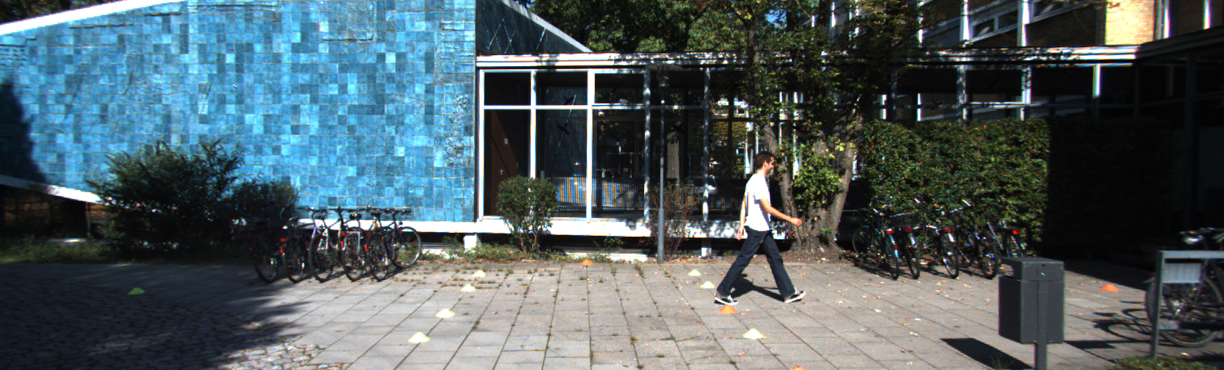
#> input picture tp2/dados/frontal_kitti.png, 1224 x 370 px
$ python ex2a.py   (older library calls are emulated)
#> lines starting #> are read from the running program, lines starting #| are printed output that depends on the picture; after the words box and inside, x2 and y2 are one past the last pixel; in counts of white or black regions, pixels touching at a corner belong together
### tp2/utils.py
from pathlib import Path
import cv2
import numpy as np


BASE_DIR = Path(__file__).resolve().parent
DADOS_DIR = BASE_DIR / "dados"


# Carrega imagem da pasta dados/ validando a existencia do arquivo
def carregar_imagem(nome, cinza=False):
    caminho = DADOS_DIR / nome
    flag = cv2.IMREAD_GRAYSCALE if cinza else cv2.IMREAD_COLOR
    imagem = cv2.imread(str(caminho), flag)
    if imagem is None:
        raise FileNotFoundError(f"Imagem nao encontrada: {caminho}")
    return imagem


# Mapeia magnitudes float64 de gradientes/filtros para a faixa [0, 255] uint8
def normalizar_uint8(matriz):
    arr = np.asarray(matriz, dtype=np.float64)
    max_val = float(np.max(np.abs(arr)))
    if max_val <= 1e-12:
        return np.zeros(arr.shape, dtype=np.uint8)
    return np.uint8(np.clip((np.abs(arr) / max_val) * 255.0, 0, 255))


# Monta e salva um grid comparativo com legendas sobrepostas sem depender de GUI
# [29 lines left out: function criar_painel_opencv, not called in this run]

### tp2/ex2a.py
import argparse
import csv
import time
import cv2
import matplotlib
import numpy as np
from utils import BASE_DIR, carregar_imagem, normalizar_uint8


# Aplica faixa diagonal com atenuacao de 62% na luminancia simulando sombra projetada
def gerar_cenario_sombra(img_bgr):
    arr = img_bgr.astype(np.float32).copy()
    h, w = img_bgr.shape[:2]
    mascara = np.zeros((h, w), dtype=np.uint8)
    poligono = np.array(
        [[0, int(h * 0.16)], [w, int(h * 0.36)], [w, int(h * 0.59)], [0, int(h * 0.39)]],
        dtype=np.int32,
    )
    cv2.fillConvexPoly(mascara, poligono, 255)
    arr[mascara > 0] *= 0.38
    ruido = np.random.default_rng(41).normal(0.0, 2.5, arr.shape)
    return np.clip(arr + ruido, 0, 255).astype(np.uint8)


# Simula asfalto molhado com reducao de contraste, reflexos especulares e ruido Gaussiano
def gerar_cenario_molhado(img_bgr):
    h, w = img_bgr.shape[:2]
    arr = (img_bgr.astype(np.float32) * 0.68).astype(np.uint8)
    reflexo = np.zeros_like(arr)
    cv2.ellipse(
        reflexo,
        (int(w * 0.50), int(h * 0.73)),
        (int(w * 0.39), int(h * 0.10)),
        0,
        0,
        360,
        (175, 181, 189),
        -1,
    )
    cv2.line(reflexo, (int(w * 0.27), int(h * 0.57)), (int(w * 0.76), int(h * 0.89)), (255, 235, 226), 6)
    cv2.line(reflexo, (int(w * 0.47), int(h * 0.62)), (int(w * 0.66), int(h * 0.97)), (225, 224, 240), 4)
    combinado = cv2.addWeighted(arr, 0.83, reflexo, 0.17, 0)
    ruido = np.random.default_rng(27).normal(0.0, 6.0, combinado.shape)
    return np.clip(combinado.astype(np.float32) + ruido, 0, 255).astype(np.uint8)


# Avalia Sobel (X+Y), LoG, Canny (2 pares de limiares) e DoG com mediana de latencia
def executar_operadores_bordas(img_bgr, repeticoes=7):
    cinza = cv2.cvtColor(img_bgr, cv2.COLOR_BGR2GRAY) if img_bgr.ndim == 3 else img_bgr

    def op_sobel():
        sx = cv2.Sobel(cinza, cv2.CV_64F, 1, 0, ksize=3)
        sy = cv2.Sobel(cinza, cv2.CV_64F, 0, 1, ksize=3)
        mag = np.hypot(sx, sy)
        # Limiar fixo em 95 converte a magnitude continua do gradiente em mapa binario comparavel
        binaria = np.uint8(mag >= 95.0) * 255
        return binaria, normalizar_uint8(sx), normalizar_uint8(sy), normalizar_uint8(mag)

    def op_log():
        # Suavizacao Gaussiana previa atenua o ruido de alta frequencia antes da derivada de 2a ordem
        suavizada = cv2.GaussianBlur(cinza, (5, 5), 1.2)
        lap = cv2.Laplacian(suavizada, cv2.CV_64F, ksize=3)
        binaria = np.uint8(np.abs(lap) >= 35.0) * 255
        return binaria, normalizar_uint8(lap)

    def op_canny_baixo():
        borda = cv2.Canny(cinza, 50, 110)
        return borda, borda

    def op_canny_alto():
        borda = cv2.Canny(cinza, 100, 200)
        return borda, borda

    def op_dog():
        # Diferenca entre dois desvios padrao (1.0 e 2.2) atua como filtro passa-banda aproximando o LoG
        g1 = cv2.GaussianBlur(cinza, (0, 0), 1.0).astype(np.float32)
        g2 = cv2.GaussianBlur(cinza, (0, 0), 2.2).astype(np.float32)
        diff = np.abs(g1 - g2)
        binaria = np.uint8(diff >= 7.5) * 255
        return binaria, normalizar_uint8(diff)

    definicoes = [
        ("Sobel (X+Y Mag)", op_sobel),
        ("LoG (sigma=1.2)", op_log),
        ("Canny (50/110)", op_canny_baixo),
        ("Canny (100/200)", op_canny_alto),
        ("DoG (1.0 vs 2.2)", op_dog),
    ]

    resultados = {}
    for nome, fn in definicoes:
        saida = fn()
        tempos = []
        for _ in range(repeticoes):
            t0 = time.perf_counter()
            fn()
            tempos.append((time.perf_counter() - t0) * 1000.0)
        binaria = saida[0]
        resultados[nome] = {
            "binaria": binaria,
            "extras": saida[1:],
            "pixels_ativos": int(np.count_nonzero(binaria)),
            "tempo_ms": float(np.median(tempos)),
        }
    return resultados


def avaliar_f1_tolerante(pred_bin, gt_bin, tolerancia=2):
    p = pred_bin > 0
    g = gt_bin > 0
    kernel = cv2.getStructuringElement(cv2.MORPH_ELLIPSE, (2 * tolerancia + 1, 2 * tolerancia + 1))
    g_dil = cv2.dilate(g.astype(np.uint8), kernel) > 0
    p_dil = cv2.dilate(p.astype(np.uint8), kernel) > 0
    precisao = float(np.sum(p & g_dil)) / float(max(int(np.sum(p)), 1))
    recall = float(np.sum(g & p_dil)) / float(max(int(np.sum(g)), 1))
    f1 = (2.0 * precisao * recall) / max(precisao + recall, 1e-12)
    return precisao, recall, f1


def main():
    parser = argparse.ArgumentParser()
    parser.add_argument("--auto", action="store_true")
    args = parser.parse_args()

    if args.auto:
        matplotlib.use("Agg")
    import matplotlib.pyplot as plt

    img_kitti = carregar_imagem("frontal_kitti.png")
#> in carregar_imagem, imagem is the input picture: shape (370, 1224, 3); mean B, G, R 98.4, 93.8, 79.3
    res_kitti = executar_operadores_bordas(img_kitti)
#> the loop in executar_operadores_bordas, `for nome, fn in definicoes:` made 5 passes
#> pass 1, in op_sobel, `binaria = np.uint8(mag >= 95.0) * 255`:
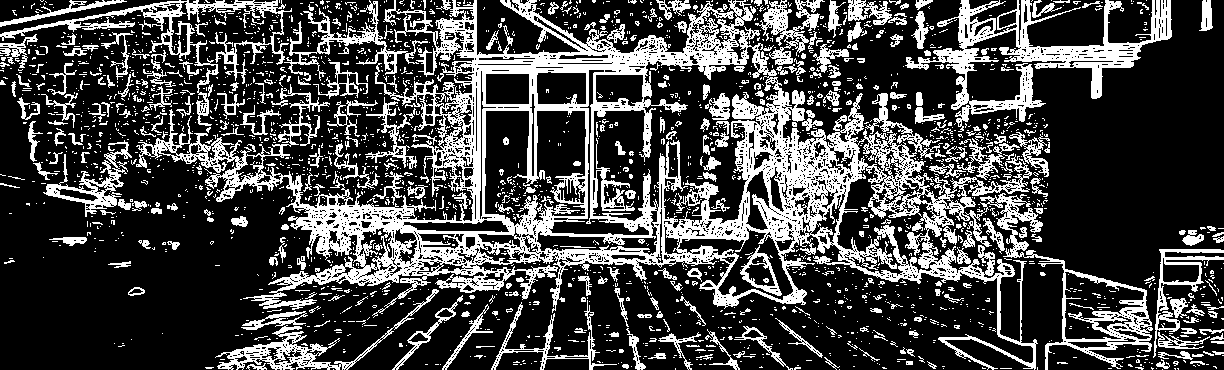
#> binaria: shape (370, 1224); 27.4% white; 2429 white regions (2091 under 20 px), largest, box (x1, y1, x2, y2) and area: (136, 0, 1153, 370) 68499, (905, 0, 1172, 132) 8151, (0, 0, 292, 126) 3964
#> after the loop in executar_operadores_bordas, `for nome, fn in definicoes:`:
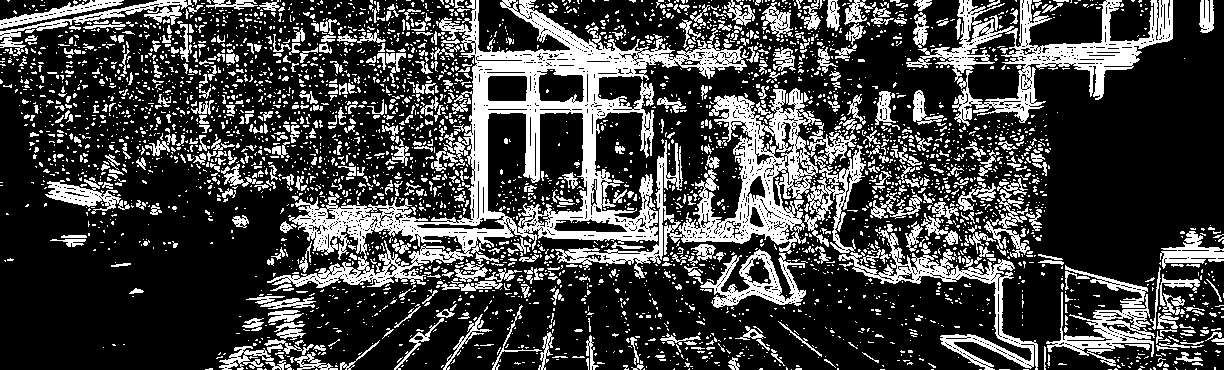
#> binaria: shape (370, 1224); 26% white; 4024 white regions (3480 under 20 px), largest, box (x1, y1, x2, y2) and area: (267, 0, 748, 288) 26885, (555, 88, 866, 279) 13817, (906, 0, 1173, 126) 8564
#> after the loop in executar_operadores_bordas, `for nome, fn in definicoes:`: resultados = 5 items
#> res_kitti = 5 items

    sobel_extras = res_kitti["Sobel (X+Y Mag)"]["extras"]
    fig1, axes1 = plt.subplots(2, 4, figsize=(16, 4.8))
    paineis_kitti = [
        (cv2.cvtColor(img_kitti, cv2.COLOR_BGR2RGB), "Cena Frontal (KITTI)", False),
        (sobel_extras[0], "Sobel X (|Gx|)", True),
        (sobel_extras[1], "Sobel Y (|Gy|)", True),
        (res_kitti["Sobel (X+Y Mag)"]["binaria"], f"Sobel Mag ({res_kitti['Sobel (X+Y Mag)']['pixels_ativos']} px)", True),
        (res_kitti["LoG (sigma=1.2)"]["binaria"], f"LoG ({res_kitti['LoG (sigma=1.2)']['pixels_ativos']} px)", True),
        (res_kitti["Canny (50/110)"]["binaria"], f"Canny 50/110 ({res_kitti['Canny (50/110)']['pixels_ativos']} px)", True),
        (res_kitti["Canny (100/200)"]["binaria"], f"Canny 100/200 ({res_kitti['Canny (100/200)']['pixels_ativos']} px)", True),
        (res_kitti["DoG (1.0 vs 2.2)"]["binaria"], f"DoG ({res_kitti['DoG (1.0 vs 2.2)']['pixels_ativos']} px)", True),
    ]
    for ax, (im, titulo, is_gray) in zip(axes1.flat, paineis_kitti):
        if is_gray:
            ax.imshow(im, cmap="gray", vmin=0, vmax=255)
        else:
            ax.imshow(im)
        ax.set_title(titulo, fontsize=10, fontweight="bold")
        ax.axis("off")
#> this loop made 8 passes
#> (titulo, is_gray) on passes 1 to 8: ('Cena Frontal (KITTI)', False), ('Sobel X (|Gx|)', True), ('Sobel Y (|Gy|)', True), ('Sobel Mag (124178 px)', True), ('LoG (74932 px)', True), ('Canny 50/110 (88978 px)', True), ('Canny 100/200 (57888 px)', True), ('DoG (117974 px)', True)
    fig1.suptitle("TP2-2A: Operadores de Deteccao de Bordas na Cena Frontal Veicular (KITTI)", fontsize=13, fontweight="bold")
    fig1.tight_layout()
    caminho_fig1 = BASE_DIR / "tp2-2a_operadores_kitti.png"
    fig1.savefig(caminho_fig1, dpi=150, bbox_inches="tight")

    ref_bev = carregar_imagem("pista_bev.png")
#> call 2 of carregar_imagem, with nome = 'pista_bev.png', cinza = False
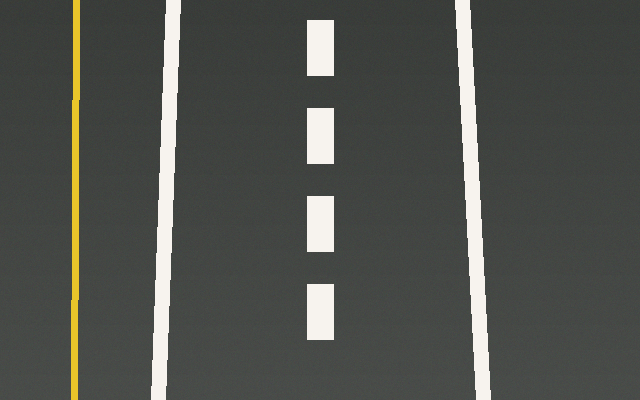
#> input picture tp2/dados/pista_bev.png, 640 x 400 px
#> in carregar_imagem, imagem is the input picture: shape (400, 640, 3); mean B, G, R 77, 81.8, 79.7
    gt_bev = carregar_imagem("bordas_gt.png", cinza=True)
#> call 3 of carregar_imagem, with nome = 'bordas_gt.png', cinza = True
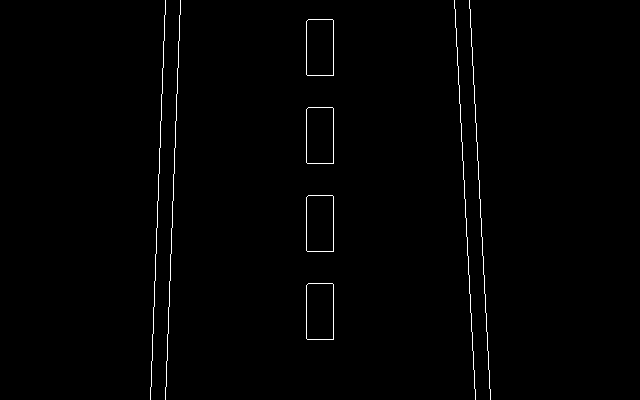
#> input picture tp2/dados/bordas_gt.png, 640 x 400 px
#> in carregar_imagem (call 3), `imagem = cv2.imread(str(caminho), flag)`: imagem: shape (400, 640); 0.88% white in thin lines or dots, all inside (x1, y1, x2, y2) = (150, 0, 491, 400)
    cenarios = [
        ("Normal", ref_bev),
        ("Sombra", gerar_cenario_sombra(ref_bev)),
        ("Asfalto Molhado", gerar_cenario_molhado(ref_bev)),
    ]
#> in gerar_cenario_sombra, `cv2.fillConvexPoly(mascara, poligono, 255)`: mascara: shape (400, 640); 23.2% white; 1 white region, box (x1, y1, x2, y2) and area: (0, 64, 640, 237) 59520
#> in gerar_cenario_sombra, `arr[mascara > 0] *= 0.38`:
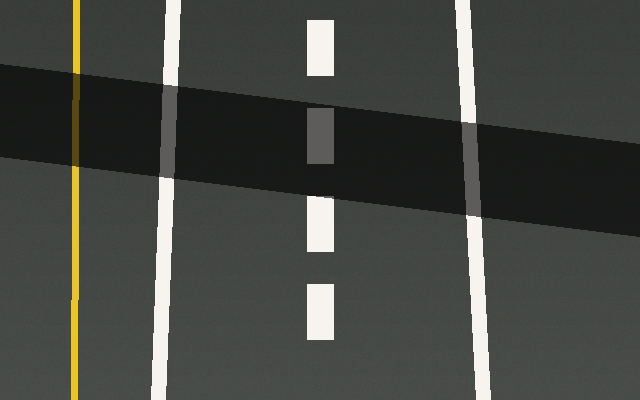
#> arr: shape (400, 640, 3) float32; mean B, G, R 66.1, 70.2, 68.4
#> in gerar_cenario_molhado, `h, w = img_bgr.shape[:2]`: h = 400; w = 640
#> in gerar_cenario_molhado, `combinado = cv2.addWeighted(arr, 0.83, reflexo, 0.17, 0)`:
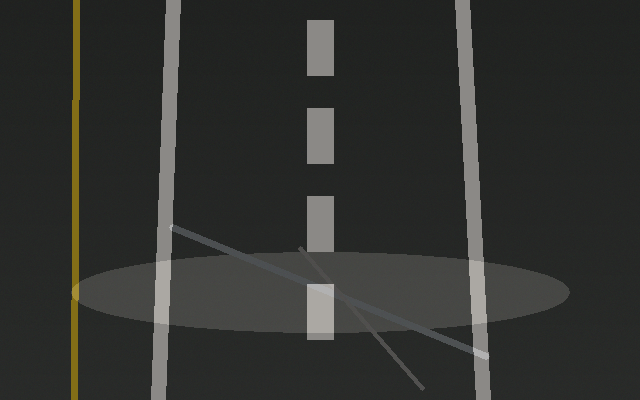
#> combinado: shape (400, 640, 3); mean B, G, R 47.1, 49.9, 48.8

    linhas_tabela = []
    fig2, axes2 = plt.subplots(3, 6, figsize=(18, 9.5))

    for row_idx, (nome_cenario, img_cenario) in enumerate(cenarios):
        res_cenario = executar_operadores_bordas(img_cenario)
        ax_orig = axes2[row_idx, 0]
        ax_orig.imshow(cv2.cvtColor(img_cenario, cv2.COLOR_BGR2RGB))
        ax_orig.set_title(f"Cenario: {nome_cenario}", fontsize=10, fontweight="bold")
        ax_orig.axis("off")

        for col_idx, (nome_op, dados_op) in enumerate(res_cenario.items(), start=1):
            prec, rec, f1 = avaliar_f1_tolerante(dados_op["binaria"], gt_bev, tolerancia=2)
            linhas_tabela.append(
                {
                    "cenario": nome_cenario,
                    "operador": nome_op,
                    "pixels_ativos": dados_op["pixels_ativos"],
                    "tempo_ms": round(dados_op["tempo_ms"], 3),
                    "precisao": round(prec, 3),
                    "recall": round(rec, 3),
                    "f1": round(f1, 3),
                }
            )
            ax = axes2[row_idx, col_idx]
            ax.imshow(dados_op["binaria"], cmap="gray", vmin=0, vmax=255)
            ax.set_title(f"{nome_op}\nF1={f1:.2f} | {dados_op['tempo_ms']:.2f}ms", fontsize=9)
            ax.axis("off")
#> this loop made 3 passes
#> nome_cenario on passes 1 to 3: 'Normal', 'Sombra', 'Asfalto Molhado'
#> after the loop, linhas_tabela = 15 items

    fig2.suptitle("TP2-2A: Robustez dos Operadores sob Condicoes de Sombra e Asfalto Molhado", fontsize=13, fontweight="bold")
    fig2.tight_layout()
    caminho_fig2 = BASE_DIR / "tp2-2a_comparacao_cenarios.png"
    fig2.savefig(caminho_fig2, dpi=150, bbox_inches="tight")
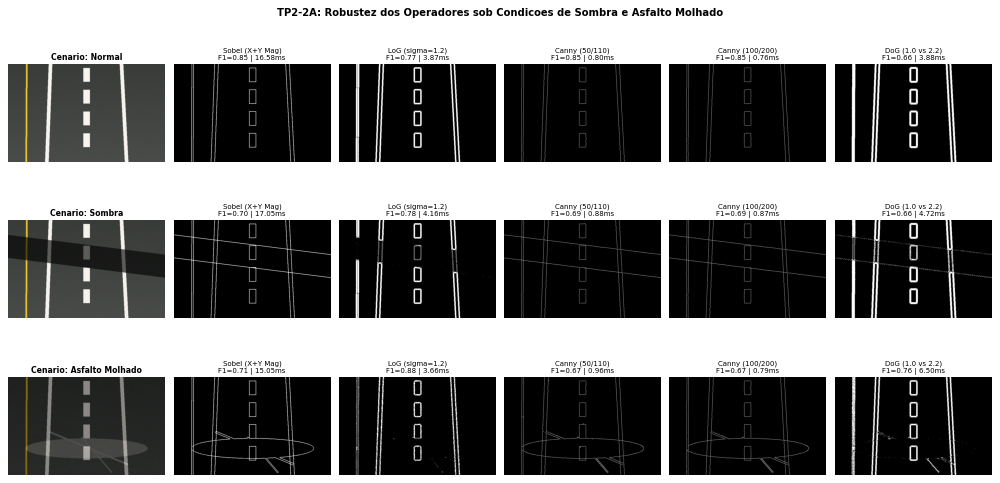
#> figure drawn by matplotlib, 18 panels

    caminho_csv = BASE_DIR / "tp2-2a_metricas.csv"
    with open(caminho_csv, "w", newline="", encoding="utf-8") as f:
        writer = csv.DictWriter(
            f,
            fieldnames=["cenario", "operador", "pixels_ativos", "tempo_ms", "precisao", "recall", "f1"],
        )
        writer.writeheader()
        writer.writerows(linhas_tabela)

    print("=== TP2 - Exercicio 2A: Comparacao de Operadores de Deteccao de Bordas ===")
    print(f"\n1. Cena Real de Trafego (frontal_kitti.png - {img_kitti.shape[1]}x{img_kitti.shape[0]} px):")
#| 1. Cena Real de Trafego (frontal_kitti.png - 1224x370 px):
    print(f"{'Operador':<20} | {'Pixels Ativados':>16} | {'Taxa Ativa (%)':>14} | {'Tempo Proc. (ms)':>16}")
    print("-" * 76)
    total_px_kitti = img_kitti.shape[0] * img_kitti.shape[1]
#> total_px_kitti = 452880
    for nome_op, dados_op in res_kitti.items():
        taxa = (dados_op["pixels_ativos"] / float(total_px_kitti)) * 100.0
        print(f"{nome_op:<20} | {dados_op['pixels_ativos']:>16} | {taxa:>13.2f}% | {dados_op['tempo_ms']:>16.3f}")
#> this loop made 5 passes
#> (nome_op, taxa) on passes 1 to 5: ('Sobel (X+Y Mag)', 27.42), ('LoG (sigma=1.2)', 16.55), ('Canny (50/110)', 19.65), ('Canny (100/200)', 12.78), ('DoG (1.0 vs 2.2)', 26.05)
#| Sobel (X+Y Mag)      |           124178 |         27.42% |           46.204
#| LoG (sigma=1.2)      |            74932 |         16.55% |           13.812
#| Canny (50/110)       |            88978 |         19.65% |            5.792
#| Canny (100/200)      |            57888 |         12.78% |            4.256
#| DoG (1.0 vs 2.2)     |           117974 |         26.05% |           26.767

    print("\n2. Benchmark em Pista Controlada sob Sombra e Asfalto Molhado (pista_bev.png):")
    print(f"{'Cenario':<16} | {'Operador':<18} | {'Pixels Ativos':>13} | {'Tempo (ms)':>10} | {'Precisao':>9} | {'Recall':>8} | {'F1-Score':>8}")
    print("-" * 98)
    for r in linhas_tabela:
        print(
            f"{r['cenario']:<16} | {r['operador']:<18} | {r['pixels_ativos']:>13} | "
            f"{r['tempo_ms']:>10.3f} | {r['precisao']:>9.3f} | {r['recall']:>8.3f} | {r['f1']:>8.3f}"
        )
#> this loop made 15 passes
#| Normal           | Sobel (X+Y Mag)    |          6280 |     16.578 |     0.744 |    1.000 |    0.853
#| Normal           | LoG (sigma=1.2)    |         18171 |      3.872 |     0.623 |    1.000 |    0.768
#| Normal           | Canny (50/110)     |          3048 |      0.796 |     0.738 |    1.000 |    0.849
#| Normal           | Canny (100/200)    |          3048 |      0.758 |     0.738 |    1.000 |    0.849
#| Normal           | DoG (1.0 vs 2.2)   |         22954 |      3.882 |     0.494 |    1.000 |    0.661
#| Sombra           | Sobel (X+Y Mag)    |          8758 |     17.047 |     0.542 |    1.000 |    0.703
#| Sombra           | LoG (sigma=1.2)    |         15200 |      4.156 |     0.636 |    1.000 |    0.778
#| Sombra           | Canny (50/110)     |          4300 |      0.876 |     0.530 |    1.000 |    0.693
#> (further printed lines are left out)

    for cenario_deg in ("Sombra", "Asfalto Molhado"):
        melhor = max((r for r in linhas_tabela if r["cenario"] == cenario_deg), key=lambda x: x["f1"])
        print(f"\n-> Maior F1 em '{cenario_deg}': {melhor['operador']} (F1 = {melhor['f1']:.3f}, Tempo = {melhor['tempo_ms']:.3f} ms)")
#> this loop made 2 passes
#| -> Maior F1 em 'Sombra': LoG (sigma=1.2) (F1 = 0.778, Tempo = 4.156 ms)
#| -> Maior F1 em 'Asfalto Molhado': LoG (sigma=1.2) (F1 = 0.876, Tempo = 3.662 ms)

    # Justificativa tecnica de robustez (asfalto molhado e sombras):
    # - Canny com suavizacao Gaussiana + NMS (espessura de 1 px) + histerese de duplo limiar
    #   apresenta o melhor compromisso contra granulacao especular do asfalto molhado e penumbra.
    # - Em sombra/reflexo sinteticos, Canny (100/200) elimina bordas fracas do reflexo especular
    #   (alta precisao), enquanto Canny (50/110) e Sobel retem maior revocacao na sombra.
    # - LoG usa derivada de 2a ordem (mais sensivel a ruido de alta frequencia em pocas);
    #   DoG atua como filtro passa-banda eficiente aproximando o LoG.
    print(f"\nArquivos salvos: {caminho_fig1.name}, {caminho_fig2.name}, {caminho_csv.name}")

    if args.auto:
        plt.close("all")
    else:
        plt.show()


if __name__ == "__main__":
    main()
